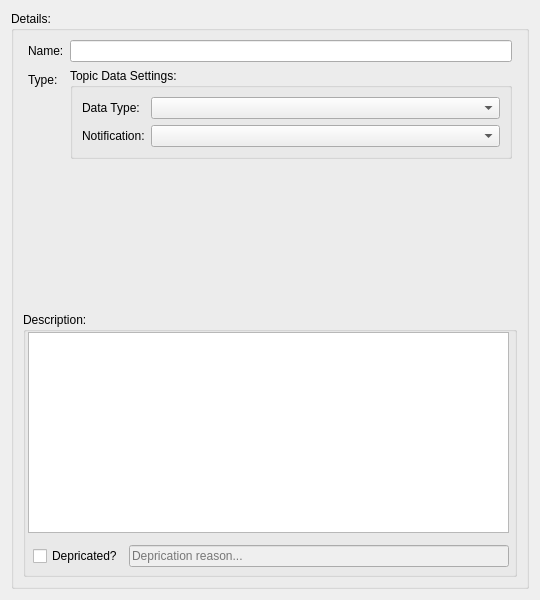
<?xml version="1.0" encoding="UTF-8"?>
<ui version="4.0">
 <class>SIDataTopicDetails</class>
 <widget class="QWidget" name="SIDataTopicDetails">
  <property name="geometry">
   <rect>
    <x>0</x>
    <y>0</y>
    <width>540</width>
    <height>600</height>
   </rect>
  </property>
  <property name="windowTitle">
   <string>Form</string>
  </property>
  <layout class="QVBoxLayout" name="verticalLayout_3">
   <item>
    <widget class="QGroupBox" name="groupBoxDetails">
     <property name="title">
      <string>Details:</string>
     </property>
     <layout class="QVBoxLayout" name="verticalLayout_2">
      <item>
       <layout class="QFormLayout" name="formLayout">
        <property name="sizeConstraint">
         <enum>QLayout::SizeConstraint::SetFixedSize</enum>
        </property>
        <property name="rowWrapPolicy">
         <enum>QFormLayout::RowWrapPolicy::DontWrapRows</enum>
        </property>
        <property name="labelAlignment">
         <set>Qt::AlignmentFlag::AlignLeading|Qt::AlignmentFlag::AlignLeft|Qt::AlignmentFlag::AlignTop</set>
        </property>
        <property name="leftMargin">
         <number>5</number>
        </property>
        <property name="rightMargin">
         <number>5</number>
        </property>
        <item row="0" column="0">
         <widget class="QLabel" name="label">
          <property name="text">
           <string>Name:</string>
          </property>
         </widget>
        </item>
        <item row="0" column="1">
         <widget class="QLineEdit" name="editDataName"/>
        </item>
        <item row="1" column="0">
         <widget class="QLabel" name="label_3">
          <property name="text">
           <string>Type:</string>
          </property>
         </widget>
        </item>
        <item row="1" column="1">
         <widget class="QGroupBox" name="groupBox_3">
          <property name="title">
           <string>Topic Data Settings:</string>
          </property>
          <layout class="QFormLayout" name="formLayout_2">
           <item row="0" column="0">
            <widget class="QLabel" name="label_4">
             <property name="text">
              <string>Data Type:</string>
             </property>
            </widget>
           </item>
           <item row="0" column="1">
            <widget class="QComboBox" name="comboContainerObj"/>
           </item>
           <item row="1" column="0">
            <widget class="QLabel" name="label_6">
             <property name="text">
              <string>Notification:</string>
             </property>
            </widget>
           </item>
           <item row="1" column="1">
            <widget class="QComboBox" name="comboBox"/>
           </item>
          </layout>
         </widget>
        </item>
       </layout>
      </item>
      <item>
       <widget class="QGroupBox" name="groupBoxDescribe">
        <property name="title">
         <string>Description:</string>
        </property>
        <widget class="QPlainTextEdit" name="textDescribe">
         <property name="geometry">
          <rect>
           <x>5</x>
           <y>20</y>
           <width>481</width>
           <height>201</height>
          </rect>
         </property>
         <property name="plainText">
          <string notr="true"/>
         </property>
         <property name="overwriteMode">
          <bool>false</bool>
         </property>
         <property name="placeholderText">
          <string notr="true">Describe data here</string>
         </property>
        </widget>
        <widget class="QWidget" name="layoutWidget">
         <property name="geometry">
          <rect>
           <x>10</x>
           <y>230</y>
           <width>481</width>
           <height>28</height>
          </rect>
         </property>
         <layout class="QHBoxLayout" name="horizontalLayout">
          <property name="rightMargin">
           <number>5</number>
          </property>
          <item>
           <widget class="QCheckBox" name="checkDepricated">
            <property name="text">
             <string>Depricated?</string>
            </property>
           </widget>
          </item>
          <item>
           <widget class="QLineEdit" name="editDepricated">
            <property name="enabled">
             <bool>false</bool>
            </property>
            <property name="inputMask">
             <string notr="true"/>
            </property>
            <property name="text">
             <string notr="true"/>
            </property>
            <property name="maxLength">
             <number>511</number>
            </property>
            <property name="placeholderText">
             <string>Deprication reason...</string>
            </property>
            <property name="clearButtonEnabled">
             <bool>true</bool>
            </property>
           </widget>
          </item>
         </layout>
        </widget>
       </widget>
      </item>
     </layout>
    </widget>
   </item>
  </layout>
 </widget>
 <tabstops>
  <tabstop>editDataName</tabstop>
  <tabstop>comboContainerObj</tabstop>
  <tabstop>textDescribe</tabstop>
  <tabstop>checkDepricated</tabstop>
  <tabstop>editDepricated</tabstop>
 </tabstops>
 <resources/>
 <connections/>
</ui>
